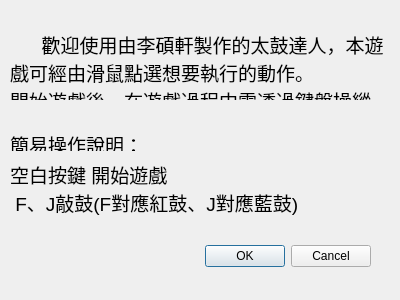
<?xml version="1.0" encoding="UTF-8"?>
<ui version="4.0">
 <class>InformDialog</class>
 <widget class="QDialog" name="InformDialog">
  <property name="geometry">
   <rect>
    <x>0</x>
    <y>0</y>
    <width>400</width>
    <height>300</height>
   </rect>
  </property>
  <property name="windowTitle">
   <string>Dialog</string>
  </property>
  <widget class="QDialogButtonBox" name="buttonBox">
   <property name="geometry">
    <rect>
     <x>30</x>
     <y>240</y>
     <width>341</width>
     <height>32</height>
    </rect>
   </property>
   <property name="orientation">
    <enum>Qt::Horizontal</enum>
   </property>
   <property name="standardButtons">
    <set>QDialogButtonBox::Cancel|QDialogButtonBox::Ok</set>
   </property>
  </widget>
  <widget class="QLabel" name="label">
   <property name="geometry">
    <rect>
     <x>10</x>
     <y>30</y>
     <width>380</width>
     <height>70</height>
    </rect>
   </property>
   <property name="font">
    <font>
     <family>Arial</family>
     <pointsize>14</pointsize>
     <weight>50</weight>
     <bold>false</bold>
    </font>
   </property>
   <property name="text">
    <string>      歡迎使用由李碩軒製作的太鼓達人，本遊戲可經由滑鼠點選想要執行的動作。
開始遊戲後，在遊戲過程中需透過鍵盤操縱。</string>
   </property>
   <property name="alignment">
    <set>Qt::AlignLeading|Qt::AlignLeft|Qt::AlignTop</set>
   </property>
   <property name="wordWrap">
    <bool>true</bool>
   </property>
   <property name="indent">
    <number>-1</number>
   </property>
  </widget>
  <widget class="QLabel" name="label_2">
   <property name="geometry">
    <rect>
     <x>10</x>
     <y>130</y>
     <width>381</width>
     <height>21</height>
    </rect>
   </property>
   <property name="font">
    <font>
     <family>Arial</family>
     <pointsize>14</pointsize>
     <weight>50</weight>
     <bold>false</bold>
    </font>
   </property>
   <property name="text">
    <string>簡易操作說明：</string>
   </property>
   <property name="alignment">
    <set>Qt::AlignLeading|Qt::AlignLeft|Qt::AlignTop</set>
   </property>
   <property name="wordWrap">
    <bool>true</bool>
   </property>
   <property name="indent">
    <number>-1</number>
   </property>
  </widget>
  <widget class="QLabel" name="label_3">
   <property name="geometry">
    <rect>
     <x>10</x>
     <y>160</y>
     <width>381</width>
     <height>71</height>
    </rect>
   </property>
   <property name="font">
    <font>
     <family>Arial</family>
     <pointsize>14</pointsize>
     <weight>50</weight>
     <bold>false</bold>
    </font>
   </property>
   <property name="text">
    <string>空白按鍵 開始遊戲
 F、J敲鼓(F對應紅鼓、J對應藍鼓)
</string>
   </property>
   <property name="alignment">
    <set>Qt::AlignLeading|Qt::AlignLeft|Qt::AlignTop</set>
   </property>
   <property name="wordWrap">
    <bool>true</bool>
   </property>
   <property name="indent">
    <number>-1</number>
   </property>
  </widget>
 </widget>
 <resources/>
 <connections>
  <connection>
   <sender>buttonBox</sender>
   <signal>accepted()</signal>
   <receiver>InformDialog</receiver>
   <slot>accept()</slot>
   <hints>
    <hint type="sourcelabel">
     <x>248</x>
     <y>254</y>
    </hint>
    <hint type="destinationlabel">
     <x>157</x>
     <y>274</y>
    </hint>
   </hints>
  </connection>
  <connection>
   <sender>buttonBox</sender>
   <signal>rejected()</signal>
   <receiver>InformDialog</receiver>
   <slot>reject()</slot>
   <hints>
    <hint type="sourcelabel">
     <x>316</x>
     <y>260</y>
    </hint>
    <hint type="destinationlabel">
     <x>286</x>
     <y>274</y>
    </hint>
   </hints>
  </connection>
 </connections>
</ui>
